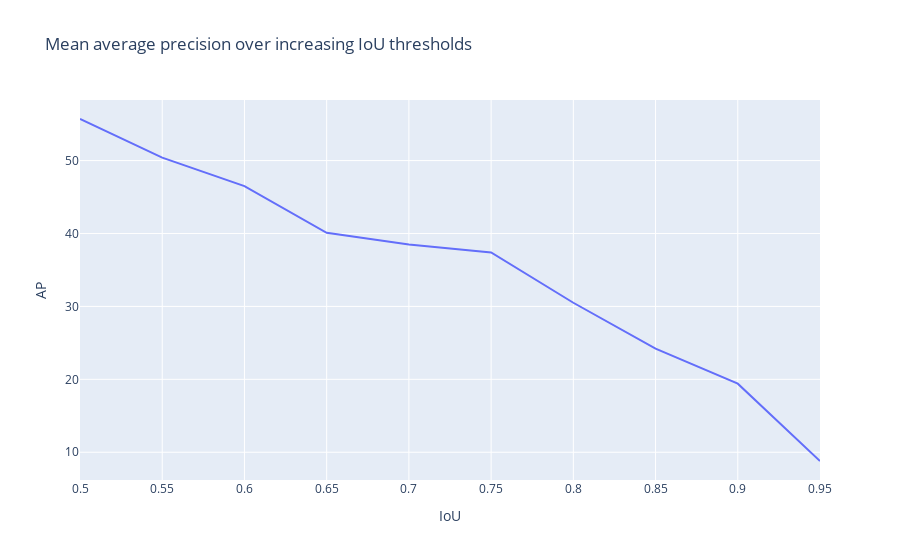

The code cell stored with this chart in its notebook:
### Code cell
MeanAveragePrecisionReport(prediction_formatter).run(ds_test, model)

### Figure 1 — Plotly figure (JSON) as saved in the notebook; plotly's stock layout.template omitted (floating-point values rounded to 4 significant figures)
{"data": [{"hovertemplate": "IoU=%{x}<br>AP=%{y}<extra></extra>", "legendgroup": "", "line": {"color": "#636efa", "dash": "solid"}, "marker": {"symbol": "circle"}, "mode": "lines", "name": "", "orientation": "v", "showlegend": false, "type": "scatter", "x": [0.5, 0.55, 0.6, 0.65, 0.7, 0.75, 0.8, 0.85, 0.9, 0.95], "xaxis": "x", "y": [55.7, 50.4, 46.5, 40.1, 38.5, 37.4, 30.5, 24.2, 19.4, 8.8], "yaxis": "y"}], "layout": {"legend": {"tracegroupgap": 0}, "title": {"text": "Mean average precision over increasing IoU thresholds"}, "xaxis": {"anchor": "y", "domain": [0, 1], "title": {"text": "IoU"}}, "yaxis": {"anchor": "x", "domain": [0, 1], "title": {"text": "AP"}}}}
